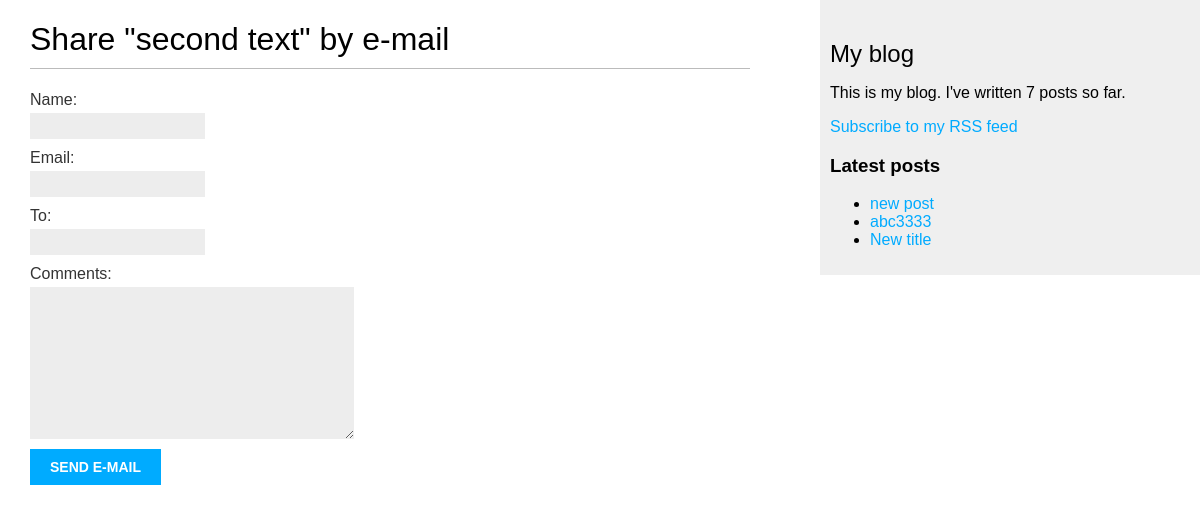
/blog/2/share/, run on the app's committed database.
### blog/models.py (models this page shows, shortened)
class Post(models.Model):
    STATUS_CHOICES = (
        ('draft','Draft'),
        ('published','Published'),
    )
    title = models.CharField(max_length=250)
    slug = models.SlugField(max_length=250,unique_for_date='publish')
    author = models.ForeignKey(User,related_name='blog_posts')
    body = models.TextField()
    publish = models.DateTimeField(default=timezone.now)
    created = models.DateTimeField(auto_now_add=True)
    updated = models.DateTimeField(auto_now=True)
    status = models.CharField(max_length=10,choices=STATUS_CHOICES,
                              default='draft')
    objects = models.Manager()   # The default manager
    published = PublishedManager()   # The custom manager
    tags = TaggableManager()
    class Meta:
        ordering = ('-publish',)
    def get_absolute_url(self):
        return reverse('blog:post_detail',
                       args=[self.publish.year,
                             self.publish.strftime('%m'),
                             self.publish.strftime('%d'),
                             self.slug])

### blog/views.py (the view)
# urls.py: url(r'^(?P<post_id>\d+)/share/$', views.post_share, name='post_share'),
def post_share(request,post_id):
    post = get_object_or_404(Post,id=post_id,status='published')
    sent = False
    if request.method == 'POST':
        form = EmailPostForm(request.POST)
        if form.is_valid():
            cd = form.cleaned_data
            post_url = request.build_absolute_uri(
                post.get_absolute_url()
            )
            subject = '{} ({}) recommends you reading "{}"'.format(cd['name'],cd['email'],post.title)
            message = 'Read "{}" at {}\n\n{}\'s comments: {}'.format(post.title,post_url,cd['name'],cd['comments'])
            send_mail(subject,message,'admin@myblog.com',[cd['to']])
            sent = True
    else:
          form = EmailPostForm()
    return render(request,'blog/post/share.html',{'post':post,
                                                  'form':form,
                                                  'sent':sent})

### blog/forms.py
class EmailPostForm(forms.Form):
    name = forms.CharField(max_length=25)
    email = forms.EmailField()
    to = forms.EmailField()
    comments = forms.CharField(required=False,
                               widget=forms.Textarea)

### blog/models.py (called while the page is built)
    def get_queryset(self):
        return super(PublishedManager,
                     self).get_queryset()\
                    .filter(status='published')

### blog/templatetags/blog_tags.py (called while the page is built)
@register.simple_tag
def total_posts():
    return Post.published.count()

@register.inclusion_tag('blog/post/latest_posts.html')
def show_latest_posts(count=5):
    latest_posts = Post.published.order_by('-publish')[:count]
    return {'latest_posts': latest_posts}

### blog/templates/blog/post/share.html (shortened to what this page needs)
{% extends "blog/base.html" %}
{% block content %}
{% if sent %}
<h1>E-mail successfully sent</h1>
<p>
"{{ post.title }}" was successfully sent to {{ cd.to }}.
</p>
{% else %}
<h1>Share "{{ post.title }}" by e-mail</h1>
<form action="." method="post">
{{ form.as_p }}
<input type="submit" value="Send e-mail">
</form>
{% endif %}
{% endblock %}

### blog/templates/blog/post/latest_posts.html
<ul>
    {% for post in latest_posts %}
        <li>
            <a href="{{ post.get_absolute_url }}">{{ post.title }}</a>
        </li>
    {% endfor %}
</ul>

### blog/static/css/blog.css (style rules this page uses)
body { margin:0; padding:0; font-family:helvetica, sans-serif; }
a { color:#00abff; text-decoration:none; }
h1 { font-weight:normal; border-bottom:1px solid #bbb; padding:0 0 10px 0; }
label { float:left; clear:both; color:#333; margin-bottom:4px; }
input, textarea { clear:both; float:left; margin:0 0 10px; background:#ededed; border:0; padding:6px 10px; font-size:12px; }
input[type=submit] { font-weight:bold; background:#00abff; color:#fff; padding:10px 20px; font-size:14px; text-transform:uppercase; }

### data on the page
Post: title "second text"
Post: title "new post"
Post: title "abc3333"
Post: title "New title"
